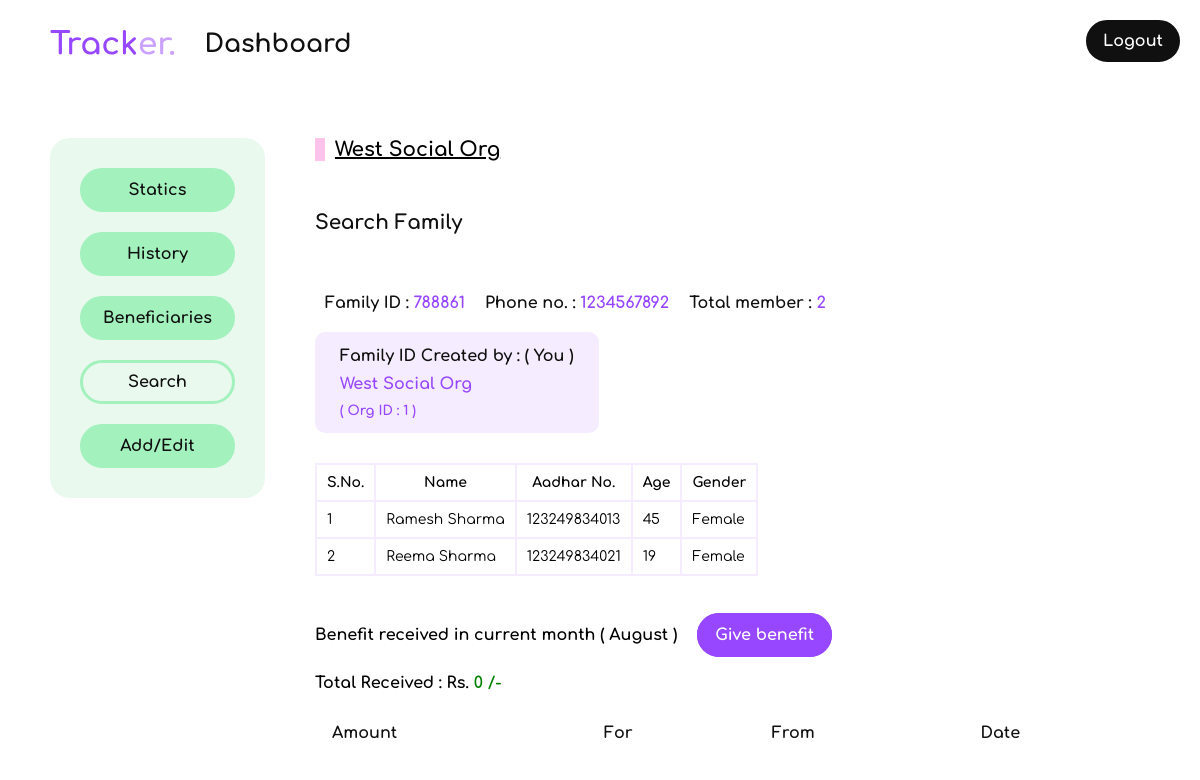
/dashboard/searchfamilyDetails/788861 (signed in), run on the app's committed database.
### loginApp/models.py (models this page shows)
class Organization(models.Model):
    user = models.OneToOneField(User,on_delete= models.CASCADE)
    organizationName = models.CharField(max_length = 200,blank=False)
    localAddress = models.TextField(blank=False,null=False,default='none')
    aboutOrg = models.TextField(blank=False,null=False,default='none')
    mobile = models.CharField(max_length=10,blank=False,null=False,default='none')
    def __str__(self):
        return self.organizationName

### dashboard/models.py (models this page shows, shortened)
class FamilyModel(models.Model):
    family_ID = models.CharField(unique=True,blank=False,max_length=8)
    phone_number = models.CharField(unique=True,blank=False,max_length=10)
    residential_address = models.TextField(max_length=300,blank=False,default='none')
    created_by_org = models.ForeignKey(User,on_delete=models.CASCADE,default=8)
    in_public_domain = models.BooleanField(default=False)
    date_created = models.DateField(auto_now_add=True)

class memberOfaFamily(models.Model):
    name = models.CharField(max_length=200,null=False)
    aadhar = models.CharField(max_length=12,null=False,unique=True)
    age = models.PositiveSmallIntegerField(null=False)
    gender = models.CharField(max_length=1,null=False)
    belongs_to = models.ForeignKey(FamilyModel,on_delete=models.CASCADE)

### dashboard/views/searchView.py (the view)
# urls.py: path('searchfamilyDetails/<slug:family_ID>',searchView.searchFamilyDetailsView,name='searchFamilyDetailsView'),
@login_required
def searchFamilyDetailsView(request,family_ID):
    user = request.user
    org = Organization.objects.get(user = user)
    family = getFamilyDetails(family_ID)
    members = getFamilyMembers(family_ID)
    createdBy = Organization.objects.get(user = family.created_by_org)
    currentMonth = datetime.now().month
    benefitsReceived = Benefit.objects.filter(given_to = family,date__month = currentMonth).order_by('-date')
    totalAmount = 0
    for benefit in benefitsReceived:
        totalAmount += benefit.amount
    if family.created_by_org == user:
        who = '( You )'
    sendToTemplate = {
        'organizationLoggedIn': str(org).capitalize,
        'family':family,
        'members':members,
        'createdBy':createdBy,
        'who':who,
        'benefitsReceived':benefitsReceived,
        'currentMonth': calendar.month_name[currentMonth],
        'totalAmount':totalAmount,
    }
    return render(request,"searchFamilyDetails.html",sendToTemplate)

### dashboard/views/basicFunctions.py (called while the page is built)
def getFamilyDetails(familyID):
    try:
        family = FamilyModel.objects.get(family_ID = familyID)
        return family
    except FamilyModel.DoesNotExist:
        return 'none'

def getFamilyMembers(familyID):
    try:
        family = getFamilyDetails(familyID)
        members = memberOfaFamily.objects.filter(belongs_to = family)
        return members
    except ObjectDoesNotExist:
        print("none")

### dashboard/templates/searchFamilyDetails.html (shortened to what this page needs)
{% extends 'dashboardBase.html' %}
{% block body %}
    <div class="orgName"> {{organizationLoggedIn|title}} </div>
    <h3 class="pageHeading">Search Family</h3>
    <div class="highlightInfo-horizontal">
        <div>
            <span>Family ID :</span>
            <span class="info">{{family.family_ID}}</span>
        </div>
        <div>
            <span>Phone no. :</span>
            <span class="info">{{family.phone_number}}</span>
        </div>
        <div>
            <span>Total member :</span>
            <span class="info">{{members.count}}</span>
        </div>
    </div>
    <div class="purpleBox">
        <h3>Family ID Created by : {{who}}</h3>
        <p>{{createdBy|title}}</p>
        <h5>( Org ID : {{createdBy.id}} )</h5>
    </div>
    <div class="tableBlock">
        <table class="whiteTable--BigFont">
            <tr>
                <th>S.No.</th>
                <th>Name</th>
                <th>Aadhar No.</th>
                <th>Age</th>
                <th>Gender</th>
            </tr>
            {% for member in members %}
                <tr>
                    <td>{{ forloop.counter }}</td>
                    <td>{{ member.name|title }}</td>
                    <td>{{ member.aadhar }}</td>
                    <td>{{ member.age }}</td>
                    <td>
                        {% if member.gender == 'F' %}
                            Female
                        {% endif %}
                    </td>
                </tr>
            {% endfor %}
        </table>
    </div>
    <div class="giveBenefit">
        <span>Benefit received in current month ( {{currentMonth}} )</span>
        <span>
            <a href="{% url 'giveBenefitView' family_ID=family.family_ID %}" class="purpleButton-small"  style="text-decoration: none;">Give benefit</a>
        </span>
    </div>
    <div style="font-weight: bold; margin: 20px 0;">Total Received : Rs. <span style="color:green;">{{totalAmount}} /- </span></div>
    <div class="tableBlock">
        <table class="colorTable">
            <tr class="heading">
                <th>Amount</th>
                <th>For</th>
                <th>From</th>
                <th>Date</th>
            </tr>
        </table>
    </div>
{% endblock %}

### templates/dashboardBase.html (shortened to what this page needs)
{% load static %}
<!DOCTYPE html>
<html lang="en">
    {% load pwa %}
<head>
    <link rel="stylesheet" href="{% static 'css/dashboardMain.css' %}">
</head>
<body>
    <header class=".header">
        <span>Dashboard</span>
    </header>
    <section>
        <div class="links">
            <a href="{% url 'staticsView' %}" id="statics">Statics</a>
            <a href="{% url 'historyView' %}" id="history">History</a>
            <a href="{% url 'beneficiariesView' %}" id="beneficiaries">Beneficiaries</a>
            <a href="{% url 'searchView' %}" id="search">Search</a>
            <a href="{% url 'addOrEditView' %}" id="addOrEdit">Add/Edit</a>
        </div>
        <div class="linkContent">
            {% block body %}
            {% endblock %}
        </div>
    </section>
    <a href="{% url 'logoutView' %}" class="logout">
        <button class="blackButton" type="submit">Logout</button>
    </a>
</body>
</html>

### static/css/dashboardMain.css (style rules this page uses)
* { box-sizing:border-box;padding:0;margin:0;font-family:comfortaa }
section { display:flex;flex-direction:row;padding:50px;margin-right:0 }
section .links { display:flex;flex-direction:column;padding:20px;background-color:#e9f9ee;border:none;border-radius:20px;height:fit-content }
section .links a { margin:10px;font-size:16px;font-weight:bold;text-decoration:none;color:#101010;background-color:#a3f1bd;padding:10px 20px;border-radius:23px;text-align:center;border:3px solid #a3f1bd;transition:.3s ease-in-out }
.purpleButton,.purpleButton-small { font-size:20px;padding:15px 20px;color:#fff;background-color:#9747ff;border:3px solid #9747ff;outline:none;border-radius:30px;width:fit-content;margin:30px 0 20px 0;transition:.3s ease-in-out;font-weight:bold }
.purpleButton-small { font-size:16px;padding:10px 15px }
.whiteTable,.whiteTable--BigFont { background-color:#f5edff;margin:30px 0;width:fit-content }
.whiteTable th,.whiteTable--BigFont th,.whiteTable td,.whiteTable--BigFont td { background-color:#fff;padding:10px 10px;font-size:12px }
.whiteTable--BigFont th,.whiteTable--BigFont td { font-size:14px }
.blackButton { padding:10px 15px;border:2px solid #101010;border-radius:22px;outline:none;background-color:#101010;color:#fff;font-size:16px;font-weight:bold;transition:.3s ease-in-out }
.purpleBox,.staticBlock { background-color:#f5edff;width:max-content;padding:15px 25px;border:none;border-radius:10px;margin:10px 0;font-weight:bold }
.purpleBox p,.staticBlock p,.purpleBox h5,.staticBlock h5 { color:#9747ff }
.purpleBox p,.staticBlock p { padding:10px 0;font-size:16px }
.purpleBox h3,.staticBlock h3 { color:#101010;font-size:16px }
.colorTable { font-weight:bold;font-size:16px;text-align:left;width:850px;overflow:hidden }
.colorTable .heading { background-color:#fff;color:#101010 }
.colorTable .heading th { padding:10px 15px }
header { display:flex;flex-direction:row;width:95vw;height:auto;padding:30px 0 30px 50px;overflow:hidden }
header svg { height:25px;width:fit-content;padding-right:30px }
header span { font-size:25px;font-weight:bold;color:#101010 }
@media screen and (min-width: 900px) { .logout { position:absolute } }
.logout { right:0;top:0;margin:20px 20px 0 auto;text-decoration:none;outline:none }
.orgName { border-left:10px solid #ffc4eb;font-size:20px;font-weight:bold;padding-left:10px;width:400px;height:auto;margin-bottom:50px;text-decoration:underline }
.linkContent { margin-left:50px;height:auto;position:relative;width:90% }
.pageHeading { font-size:20px;font-weight:bold;color:#101010;margin:50px 0 }
.highlightInfo,.highlightInfo-horizontal { font-size:16px;font-weight:bold;color:#101010 }
.highlightInfo div,.highlightInfo-horizontal div { padding:10px 0 }
.highlightInfo .info,.highlightInfo-horizontal .info { color:#9747ff }
.highlightInfo-horizontal { display:flex;flex-direction:row }
.highlightInfo-horizontal div { padding:10px }
.giveBenefit { width:fit-content;height:auto;display:flex;flex-direction:row;flex-wrap:wrap }
.giveBenefit span { padding:20px 20px 10px 0;font-weight:bold }
.tableBlock { width:100% }

### data on the page
Organization: organizationName "West Social Org", id "1"
FamilyModel: family_ID "788861", phone_number "1234567892"
memberOfaFamily: name "Ramesh Sharma", aadhar "123249834013", age "45", gender "Female"
memberOfaFamily: name "Reema Sharma", aadhar "123249834021", age "19", gender "Female"

### other printed values
{{ members.count }} "2"
{{ who }} "( You )"
{{ currentMonth }} "August"
{{ totalAmount }} "0"
